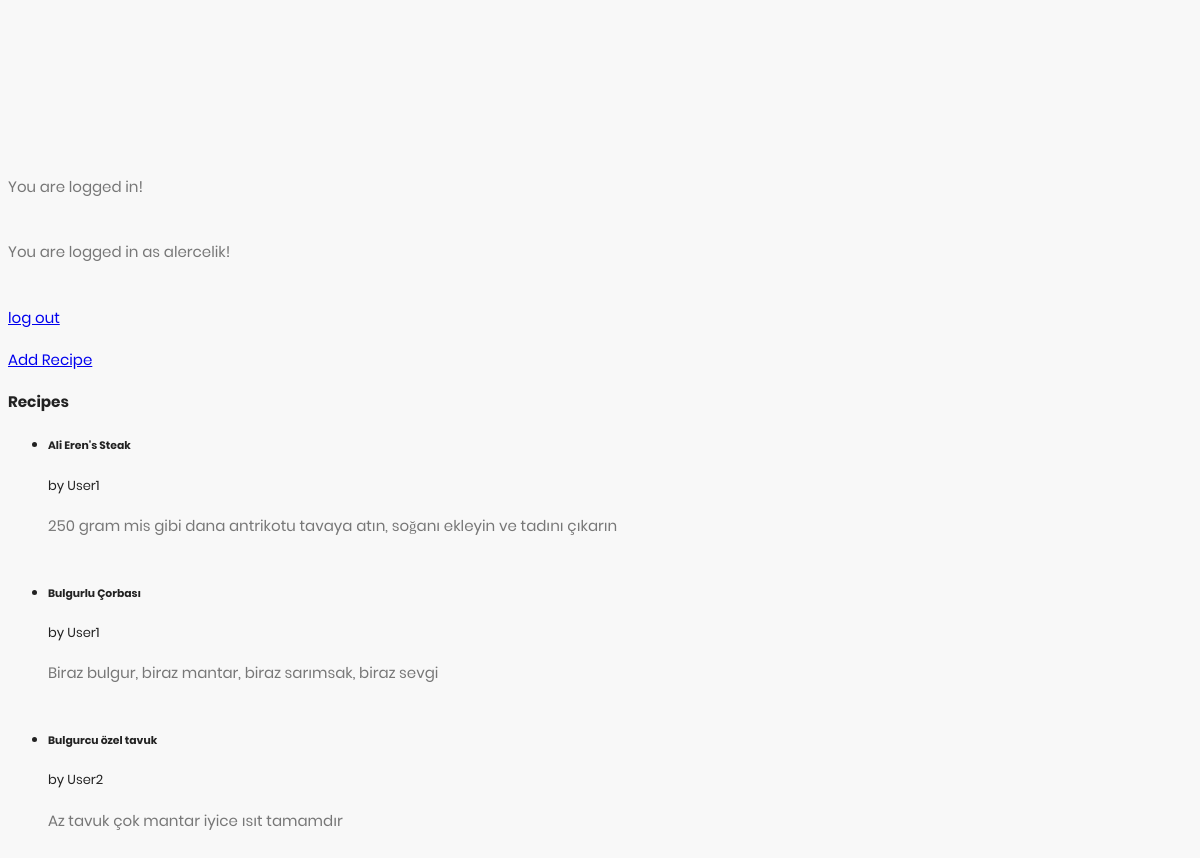
/ (signed in), run on an earlier commit of the app's database.
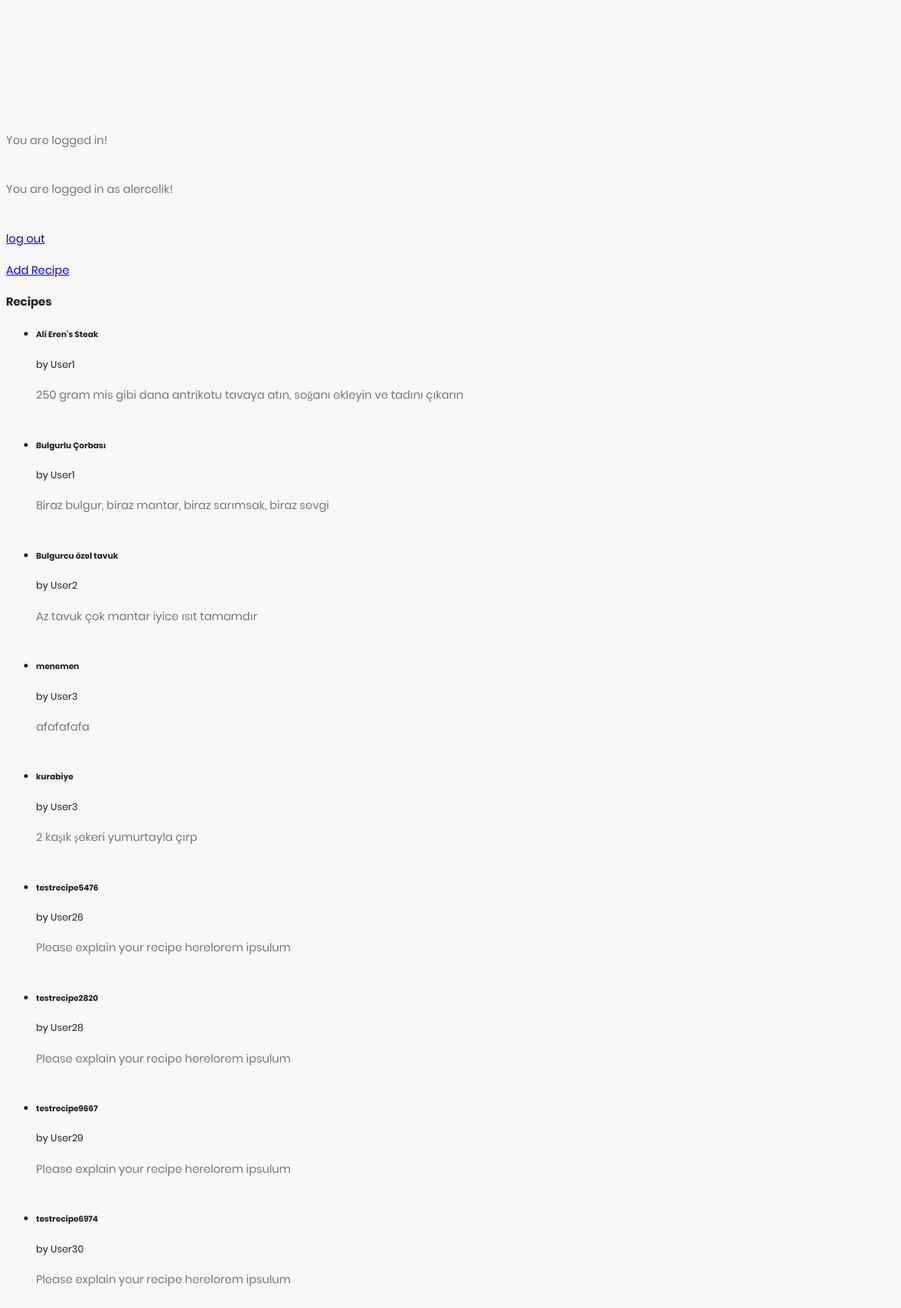
And on a later commit of the database.
### main.py (models this page shows, shortened)
class Recipe(db.Model):
	__tablename__ = 'Recipe'
	id = db.Column(db.Integer, primary_key = True)
	name = db.Column(db.String(100))
	text = db.Column(db.Text)
	category_id = db.Column(db.Integer, db.ForeignKey('RecipeCategory.id'), nullable=False)
	user_id = db.Column(db.Integer, db.ForeignKey('User.id'), nullable=False)
	add_date = db.Column(db.DateTime)
	last_edit_date = db.Column(db.DateTime)

### main.py (the view)
@app.route('/', methods=['POST', 'GET'])
def home():
	if not "logged_in" in session:
		user_logged_in = False
		session["logged_in"] = False
	else:
		user_logged_in = session["logged_in"]
	if not user_logged_in:
		return render_template('log_in.html')
	if "username" in session:
		username = session["username"]
	else:
		username = ""
	recipes = Recipe.query.all()
	return render_template('index.html', user_logged_in=user_logged_in, username=username, recipes=recipes)

### templates/index.html (shortened to what this page needs)
<!DOCTYPE html>
<html lang="en">
<head>
    <link rel="stylesheet" href="{{ url_for('static', filename='fonts/material-icon/css/material-design-iconic-font.min.css') }}">
    <link rel="stylesheet" href="{{ url_for('static', filename='css/style.css') }}">
</head>
<body>
    <div class="main">
        {% if user_logged_in %}
            <p>You are logged in!</p> <br>
            {% if username != "" %}
                <p>You are logged in as {{username}}!</p> <br>
            {% endif %}
            <p><a href="{{url_for("log_out")}}">log out</a></p>
            <p><a href="{{url_for("add_recipe")}}">Add Recipe</a></p>
            <div>
                <h3>Recipes</h3>
                <ul>
                {% for recipe in recipes %}
                    <li>
                        <h5>{{recipe.name}}</h5>
                        by User{{recipe.user_id}}
                        <p>{{recipe.text}}</p>
                        <br>
                    </li>
                {% endfor %}
                </ul>
            </div>
        {% else %}
            <p>Please <a href="{{url_for("log_in")}}">log in</a> or <a href="{{url_for("sign_up")}}">sign up</a> </p>
        {% endif %}
    </div>
</body>
</html>

### static/css/style.css (style rules this page uses)
p { margin-bottom: 0px; font-size: 15px; color: #777; }
.main { background: #f8f8f8; padding: 150px 0; }
body { font-size: 13px; line-height: 1.8; color: #222; background: #f8f8f8; font-weight: 400; font-family: Poppins; }

What changed in the data, as far as the page shows it:
added Recipe: name "menemen", user_id "3", text "afafafafa"
added Recipe: name "kurabiye", user_id "3", text "2 kaşık şekeri yumurtayla çırp"
added Recipe: name "testrecipe5476", user_id "26", text "Please explain your recipe herelorem ipsulum"
added Recipe: name "testrecipe2820", user_id "28", text "Please explain your recipe herelorem ipsulum"
added Recipe: name "testrecipe9667", user_id "29", text "Please explain your recipe herelorem ipsulum"
added Recipe: name "testrecipe6974", user_id "30", text "Please explain your recipe herelorem ipsulum"
